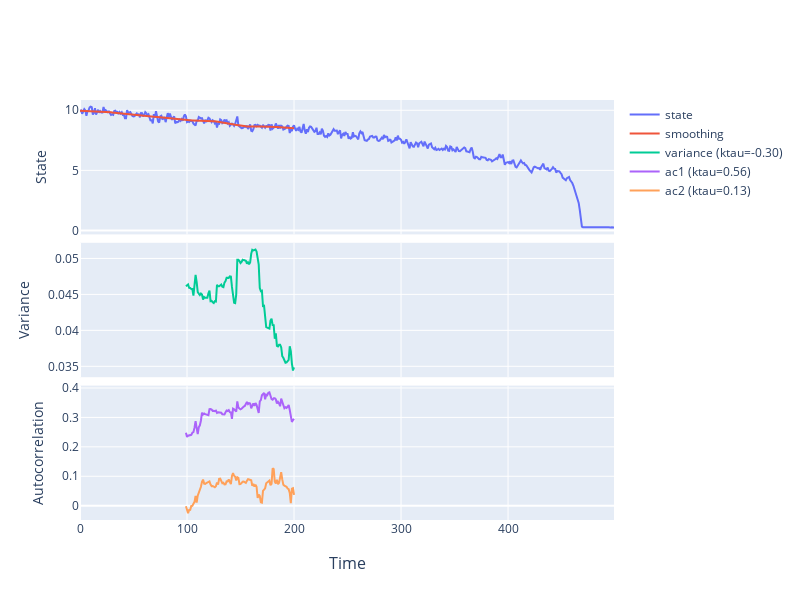

Source (notebook cell):
### Code cell
ts.make_plotly()

### Figure 1 — Plotly figure (JSON) as saved in the notebook; plotly's stock layout.template omitted (floating-point values rounded to 4 significant figures; data arrays with more than 128 entries replaced by an {"elided": "..."} marker saying what was removed)
{"data": [{"name": "state", "type": "scatter", "x": {"elided": "500 int values"}, "xaxis": "x", "y": {"elided": "500 float values"}, "yaxis": "y"}, {"name": "smoothing", "type": "scatter", "x": {"elided": "500 int values"}, "xaxis": "x", "y": {"elided": "500 float values"}, "yaxis": "y"}, {"name": "variance (ktau=-0.30)", "type": "scatter", "x": {"elided": "500 int values"}, "xaxis": "x2", "y": {"elided": "500 float values"}, "yaxis": "y2"}, {"name": "ac1 (ktau=0.56)", "type": "scatter", "x": {"elided": "500 int values"}, "xaxis": "x3", "y": {"elided": "500 float values"}, "yaxis": "y3"}, {"name": "ac2 (ktau=0.13)", "type": "scatter", "x": {"elided": "500 int values"}, "xaxis": "x3", "y": {"elided": "500 float values"}, "yaxis": "y3"}], "layout": {"annotations": [{"font": {"size": 16}, "showarrow": false, "text": "Time", "x": 0.5, "xanchor": "center", "xref": "paper", "y": 0, "yanchor": "top", "yref": "paper", "yshift": -30}], "height": 600, "legend": {"tracegroupgap": 0}, "width": 800, "xaxis": {"anchor": "y", "domain": [0, 1], "matches": "x3", "showticklabels": false}, "xaxis2": {"anchor": "y2", "domain": [0, 1], "matches": "x3", "showticklabels": false}, "xaxis3": {"anchor": "y3", "domain": [0, 1]}, "yaxis": {"anchor": "x", "domain": [0.68, 1], "title": {"text": "State"}}, "yaxis2": {"anchor": "x2", "domain": [0.34, 0.66], "title": {"text": "Variance"}}, "yaxis3": {"anchor": "x3", "domain": [0, 0.32], "title": {"text": "Autocorrelation"}}}}
